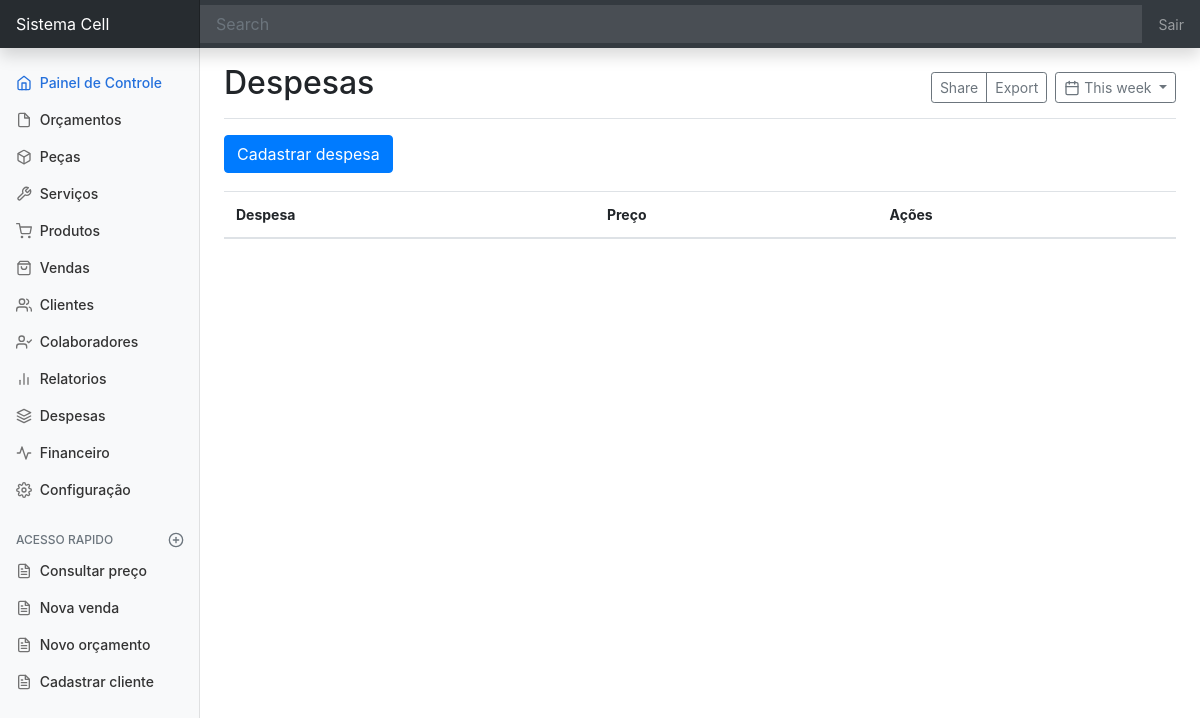
Before: /despesa/ with the older database file.
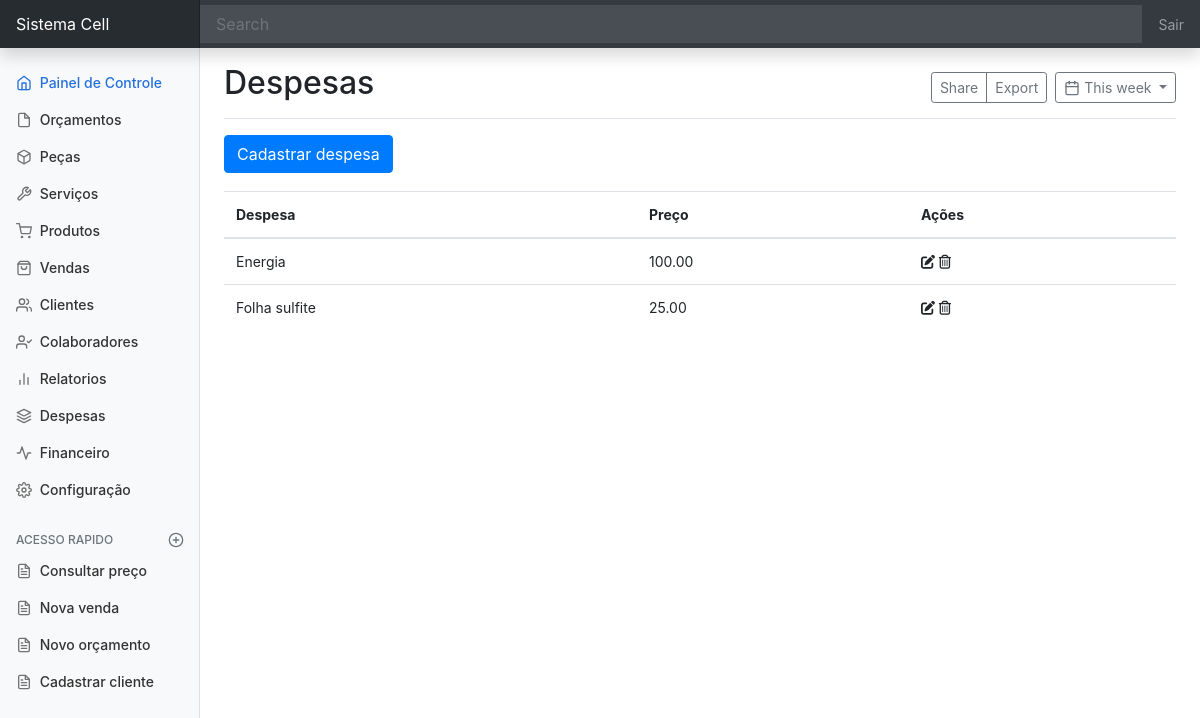
After: the same page with the newer database file.
### despesa/models.py (models this page shows)
class Despesa(models.Model):
    nome_despesa = models.CharField(max_length=90)
    preco_despesa = models.DecimalField(max_digits=9, decimal_places=2)

### despesa/views.py (the view)
# urls.py: path('despesa/', ListaDespesa.as_view(), name='despesa'),
class ListaDespesa(ListView):
    model = Despesa
    template_name = 'despesa/pagina-inicial-despesa.html'

### despesa/templates/despesa/pagina-inicial-despesa.html (shortened to what this page needs)
{% extends 'dashboard/pagina-inicial.html' %}
{% block titulo %}
    Despesas
{% endblock titulo %}
{% block conteudo %}
<a
        data-toggle="modal"
        data-target="#staticBackdrop"
        class="btn btn-primary"
        hx-get="{% url 'cadastrar-despesa' %}"
        hx-target="#adicionar-conteudo">Cadastrar despesa</a>
<div style="padding-top: 18px">
    <table class="table">
        <thead>
            <tr>
                <th>Despesa</th>
                <th>Preço</th>
                <th>Ações</th>
            </tr>
        </thead>
        <tbody id="despesa-Tbody">
            {% include 'despesa/tabela/tabela-despesa.html' %}
        </tbody>
    </table>
</div>
{% endblock conteudo %}

### despesa/templates/despesa/tabela/linhas-tabela-despesa.html
<tr id="despesaTr{{ object.pk }}">
    <td>{{ object.nome_despesa }}</td>
    <td>{{ object.preco_despesa }}</td>
    <td>
        <span
            data-toggle="modal"
            data-target="#staticBackdrop"
            hx-get="{% url 'editar-despesa' object.pk %}"
            hx-target="#adicionar-conteudo">
            <i class="fa-solid fa-pen-to-square"></i>
        </span>
        <span
            hx-get="{% url 'apagar-despesa' object.pk %}"
            hx-confirm="Deseja mesmo apagar {{ object.nome_despesa }}"
            hx-target="closest tr"
            hx-swap="outerHTML swap:300ms">
            <i class="fa-regular fa-trash-can"></i>
        </span>
    </td>
</tr>

Changed rows visible on the page:
added Despesa: nome_despesa "Energia", preco_despesa "100.00"
added Despesa: nome_despesa "Folha sulfite", preco_despesa "25.00"
